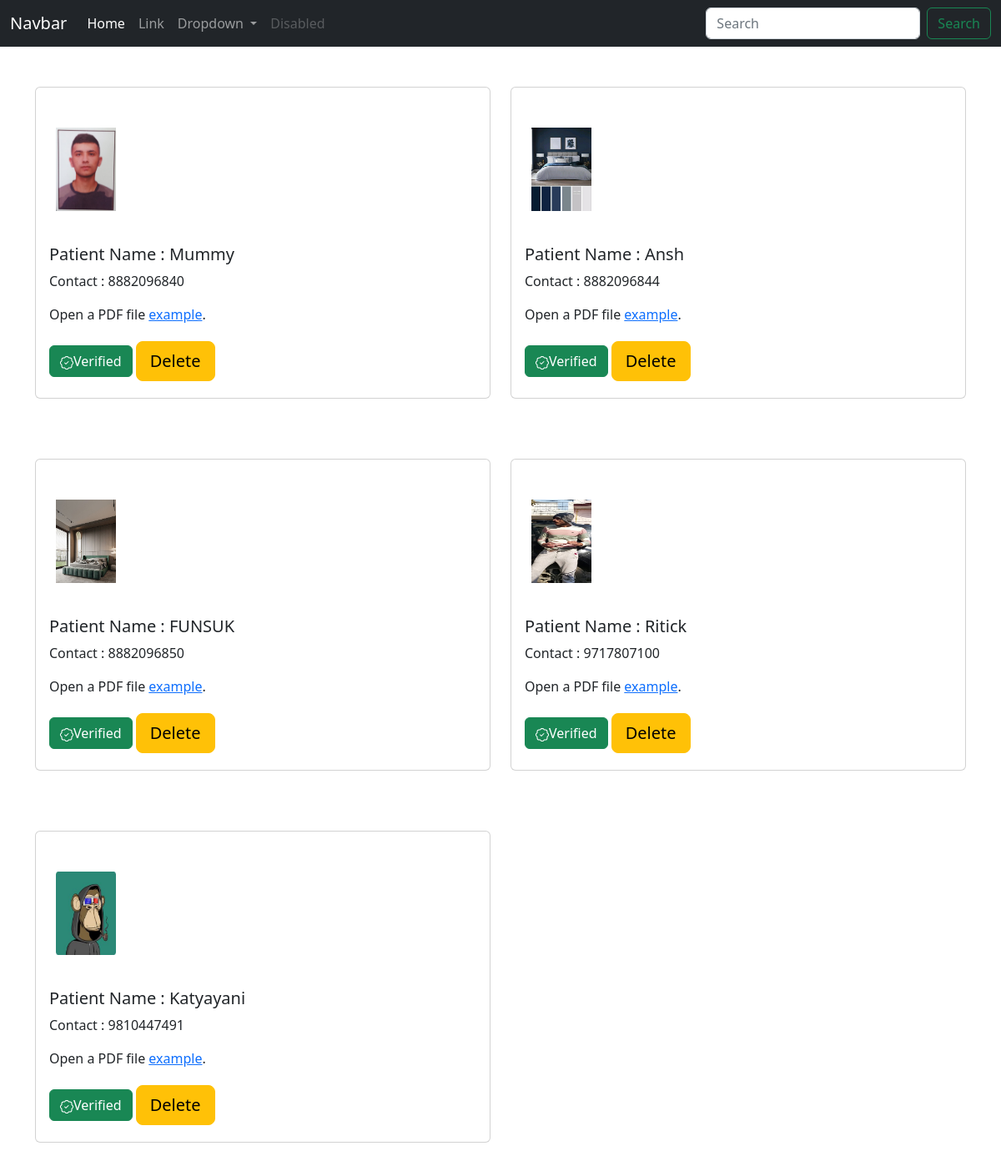
The page /adminPatient (signed in) on the database its author committed.
### hospital/models.py (models this page shows, shortened)
class Patient(models.Model):
    user = models.OneToOneField(User,on_delete=models.CASCADE)
    identity = models.FileField(upload_to='static/Patient/Identity',null=False)
    identitySign = models.CharField(max_length=1024,null=True)
    publicKey = models.FileField(upload_to='static/Patient/Keys',null=True,blank=True)
    profile_pic = models.ImageField(upload_to='static/Patient/Profile_pics',null=True)
    name = models.CharField(max_length=40,null='False')
    email = models.CharField(max_length=40,default="xyz@gmail.com")
    address = models.CharField(max_length=40,null='False')
    mobile = models.IntegerField(primary_key=True,max_length = 10,null=False)
    userType = models.CharField(max_length=10)
    dateCreated = models.DateField()
    verified = models.BooleanField(default=False)
    signVerified = models.IntegerField(default=0)
    phoneVerified = models.IntegerField(default=0)

### hospital/views.py (the view, shortened to what this page needs)
# urls.py: path("adminPatient", views.adminPatient, name="adminPatient"),
def adminPatient(request):
    if request.user.is_anonymous or request.user.is_superuser==0:
        return redirect("/login")
    verifyDoc = {'original':'xyz.pdf',
                'signature':'sign',
                'public_key':'pub'
                }
    context = {
            'loggedinPatient' : 'NULL',
            'numPatients' : 0,
            'patientList' : Patient.objects.all().values()
        }
    context = countPatients(request,context)
    context = getLoggedinPatient(request,context)
    return render(request,'adminPatient.html',context)

### hospital/views.py (called while the page is built)
def getLoggedinPatient(request,context):
    for i in Patient.objects.all():
            if(not request.user.is_anonymous and str(i.mobile)==request.user.username):
                context['loggedinPatient'] = i
    return context

def countPatients(request,context):
    context['numPatients'] = Patient.objects.all().count()
    context['numDoctors'] = Doctor.objects.all().count()
    context['numPharmacy'] = Pharmacy.objects.all().count()
    return context

### templates/adminPatient.html (shortened to what this page needs)
<!doctype html>
<html lang="en">
  <head>
    <link href="https://cdn.jsdelivr.net/npm/bootstrap@5.2.2/dist/css/bootstrap.min.css" rel="stylesheet">
  </head>
  <body>
    <nav class="navbar navbar-expand-lg navbar-dark bg-dark">
      <div class="container-fluid">
        <a class="navbar-brand" href="#">Navbar</a>
        <div class="collapse navbar-collapse" id="navbarSupportedContent">
          <ul class="navbar-nav me-auto mb-2 mb-lg-0">
            <li class="nav-item">
              <a class="nav-link active" aria-current="page" href="/adminPage">Home</a>
            </li>
            <li class="nav-item">
              <a class="nav-link" href="#">Link</a>
            </li>
            <li class="nav-item dropdown">
              <a class="nav-link dropdown-toggle" href="#" role="button" data-bs-toggle="dropdown" aria-expanded="false">
                Dropdown
              </a>
            </li>
            <li class="nav-item">
              <a class="nav-link disabled">Disabled</a>
            </li>
          </ul>
          <form class="d-flex" role="search">
            <input class="form-control me-2" type="search" placeholder="Search" aria-label="Search">
            <button class="btn btn-outline-success" type="submit">Search</button>
          </form>
        </div>
      </div>
    </nav>
    <div class="container my-4">
        <div class="row">
            {% for patient in patientList %}
            <div class="col-lg-6 mb-4">
                <div class="card my-4">
                    <img class="mb-4 mt-5 mt-5 mx-4" src={{patient.profile_pic}} alt="" width="72" height="100">
                    <div class="card-body">
                        <h5 class="card-title">Patient Name : {{patient.name}}</h5>
                        <p class="card-text">
                            Contact : {{patient.mobile}}
                        </p>
                        <p>Open a PDF file <a href={{patient.identity}}>example</a>.</p></body>
                        <form method="POST" action="/adminPatient">
                            {% if patient.verified  %}
                            <button type="button" class="btn btn-success">
                                Verified
                            </button>
                            {% endif %}
                        <button class="w-5 btn btn-lg btn-warning my-1"  value={{patient.mobile}} name='deletePatient' type="submit">Delete</button>
                        </form>
                    </div>
                </div>
            </div>
            {% endfor %}
    </body>
</html>

### rows shown on the page
Patient: profile_pic (picture), name "Mummy", mobile "8882096840", verified True (drawn)
Patient: profile_pic (picture), name "Ansh", mobile "8882096844", verified True (drawn)
Patient: profile_pic (picture), name "FUNSUK", mobile "8882096850", verified True (drawn)
Patient: profile_pic (picture), name "Ritick", mobile "9717807100", verified True (drawn)
Patient: profile_pic (picture), name "Katyayani", mobile "9810447491", verified True (drawn)
